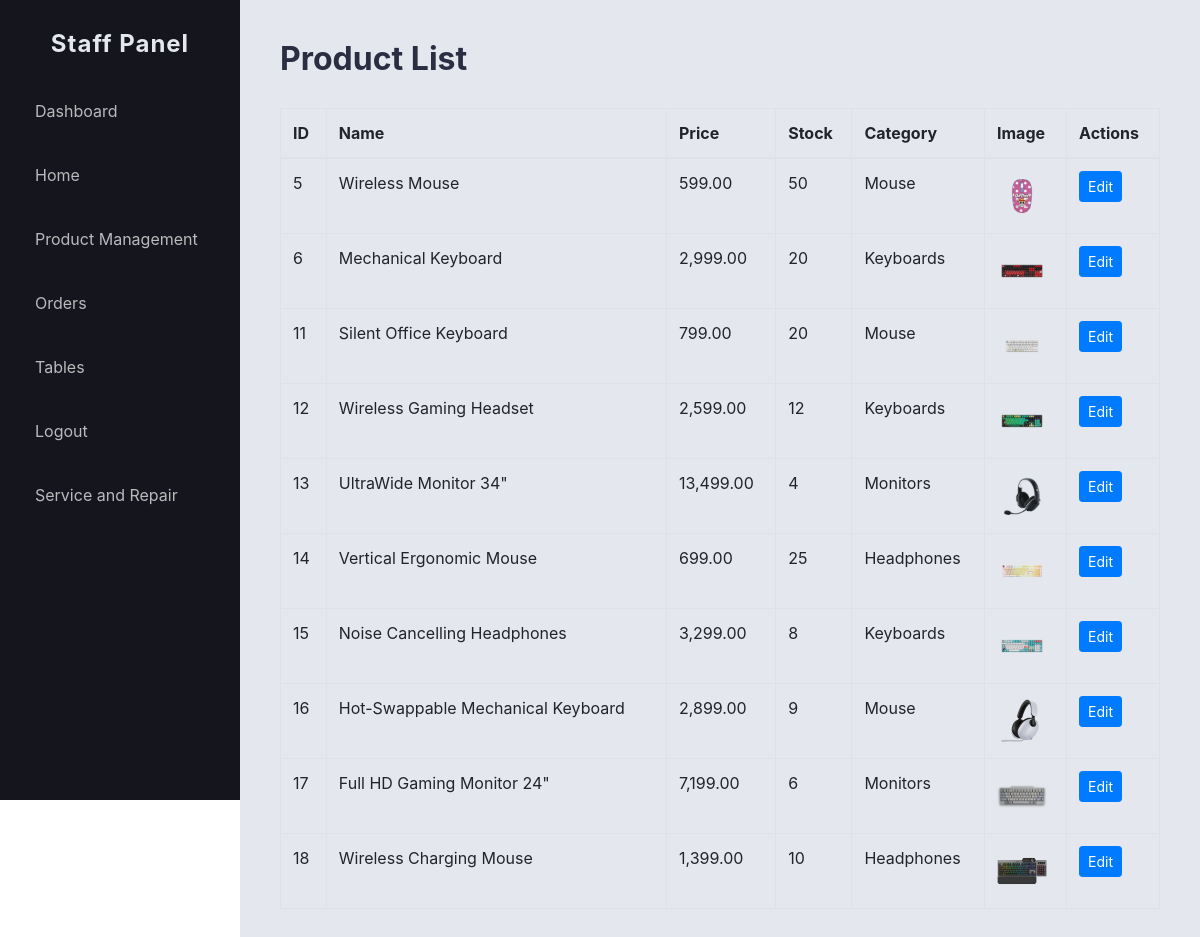
The app's page /website/staff_product_list.php (signed in) with its own data.
### tables this page shows
CREATE TABLE `products` (
  `product_id` int NOT NULL AUTO_INCREMENT,
  `name` varchar(255) NOT NULL,
  `description` text,
  `price` decimal(10,2) NOT NULL,
  `category_id` int DEFAULT NULL,
  `stock` int DEFAULT '0',
  `image` varchar(255) DEFAULT NULL,
  `rating` decimal(3,2) DEFAULT NULL,
  PRIMARY KEY (`product_id`),
  KEY `category_id` (`category_id`),
  CONSTRAINT `products_ibfk_1` FOREIGN KEY (`category_id`) REFERENCES `categories` (`category_id`)
);

CREATE TABLE `categories` (
  `category_id` int NOT NULL AUTO_INCREMENT,
  `name` varchar(100) NOT NULL,
  PRIMARY KEY (`category_id`),
  UNIQUE KEY `name` (`name`)
);

### website/staff_product_list.php (the view, shortened to what this page needs)
<?php
include 'config.php';
$products = $conn->query("SELECT p.*, c.name AS category_name FROM products p LEFT JOIN categories c ON p.category_id = c.category_id ORDER BY p.product_id");
?>
<!DOCTYPE html>
<html lang="en">
<head>
    <link rel="stylesheet" href="css/admindash.css?v=1.7">
    <link rel="stylesheet" href="https://stackpath.bootstrapcdn.com/bootstrap/4.5.2/css/bootstrap.min.css"/>
</head>
<body>
    <div class="dashboard-container">
        <?php include 'staffsidebar.php'; ?>
        <main class="main-content">
            <h1>Product List</h1>
            <table class="table table-bordered">
                <thead>
                    <tr>
                        <th>ID</th>
                        <th>Name</th>
                        <th>Price</th>
                        <th>Stock</th>
                        <th>Category</th>
                        <th>Image</th>
                        <th>Actions</th>
                    </tr>
                </thead>
                <tbody>
                    <?php while ($product = $products->fetch_assoc()): ?>
                        <tr>
                            <td><?php echo $product['product_id']; ?></td>
                            <td><?php echo htmlspecialchars($product['name']); ?></td>
                            <td><?php echo number_format($product['price'], 2); ?></td>
                            <td><?php echo $product['stock']; ?></td>
                            <td><?php echo htmlspecialchars($product['category_name'] ?? 'N/A'); ?></td>
                            <td>
                                <?php if ($product['image'] && file_exists($product['image'])): ?>
                                    <img src="<?php echo htmlspecialchars($product['image'] . '?v=' . time()); ?>" alt="Product Image" class="product-image">
                                <?php else: ?>
                                    No Image
                                <?php endif; ?>
                            </td>
                            <td>
                                <a href="staffproductsedit.php?id=<?php echo $product['product_id']; ?>" class="btn btn-sm btn-primary">Edit</a>
                            </td>
                        </tr>
                    <?php endwhile; ?>
                </tbody>
            </table>
        </main>
    </div>
</body>
</html>

### website/css/admindash.css (style rules this page uses)
* { margin: 0; padding: 0; box-sizing: border-box; }
body { font-family: 'Segoe UI', Tahoma, Geneva, Verdana, sans-serif; background-color: #E4E7ED; color: #333; }
.dashboard-container { display: flex; min-height: 100vh; }
.main-content { flex: 1; padding: 40px; background-color: #E4E7ED; }
.main-content h1 { margin-bottom: 30px; font-size: 32px; color: #2B2D42; font-weight: 700; }
.btn-primary { background-color: #4eaf2c; color: #E4E7ED; padding: 10px 20px; border: none; border-radius: 6px; font-size: 16px; cursor: pointer; transition: background-color 0.3s ease; }

### website/staff_product_list.php (style rules this page uses)
.product-image { width: 50px; height: auto; }

### records on screen
products: product_id "5", name "Wireless Mouse", price "599.00", stock "50", category.name "Mouse", image (picture)
products: product_id "6", name "Mechanical Keyboard", price "2,999.00", stock "20", category.name "Keyboards", image (picture)
products: product_id "11", name "Silent Office Keyboard", price "799.00", stock "20", category.name "Mouse", image (picture)
products: product_id "12", name "Wireless Gaming Headset", price "2,599.00", stock "12", category.name "Keyboards", image (picture)
products: product_id "13", name "UltraWide Monitor 34\"", price "13,499.00", stock "4", category.name "Monitors", image (picture)
products: product_id "14", name "Vertical Ergonomic Mouse", price "699.00", stock "25", category.name "Headphones", image (picture)
products: product_id "15", name "Noise Cancelling Headphones", price "3,299.00", stock "8", category.name "Keyboards", image (picture)
products: product_id "16", name "Hot-Swappable Mechanical Keyboard", price "2,899.00", stock "9", category.name "Mouse", image (picture)
products: product_id "17", name "Full HD Gaming Monitor 24\"", price "7,199.00", stock "6", category.name "Monitors", image (picture)
products: product_id "18", name "Wireless Charging Mouse", price "1,399.00", stock "10", category.name "Headphones", image (picture)
